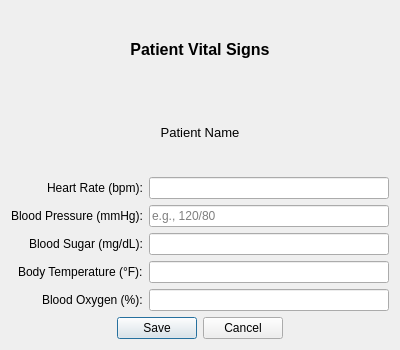
<?xml version="1.0" encoding="UTF-8"?>
<ui version="4.0">
 <class>VitalsDialog</class>
 <widget class="QDialog" name="VitalsDialog">
  <property name="geometry">
   <rect>
    <x>0</x>
    <y>0</y>
    <width>400</width>
    <height>350</height>
   </rect>
  </property>
  <property name="windowTitle">
   <string>Record Vitals</string>
  </property>
  <layout class="QVBoxLayout" name="verticalLayout">
   <item>
    <widget class="QLabel" name="titleLabel">
     <property name="font">
      <font>
       <pointsize>12</pointsize>
       <bold>true</bold>
      </font>
     </property>
     <property name="text">
      <string>Patient Vital Signs</string>
     </property>
     <property name="alignment">
      <set>Qt::AlignmentFlag::AlignCenter</set>
     </property>
    </widget>
   </item>
   <item>
    <widget class="QLabel" name="patientNameLabel">
     <property name="font">
      <font>
       <pointsize>10</pointsize>
      </font>
     </property>
     <property name="text">
      <string>Patient Name</string>
     </property>
     <property name="alignment">
      <set>Qt::AlignmentFlag::AlignCenter</set>
     </property>
    </widget>
   </item>
   <item>
    <layout class="QFormLayout" name="formLayout">
     <property name="labelAlignment">
      <set>Qt::AlignmentFlag::AlignRight|Qt::AlignmentFlag::AlignTrailing|Qt::AlignmentFlag::AlignVCenter</set>
     </property>
     <item row="0" column="0">
      <widget class="QLabel" name="heartRateLabel">
       <property name="text">
        <string>Heart Rate (bpm):</string>
       </property>
      </widget>
     </item>
     <item row="0" column="1">
      <widget class="QLineEdit" name="heartRateInput"/>
     </item>
     <item row="1" column="0">
      <widget class="QLabel" name="bloodPressureLabel">
       <property name="text">
        <string>Blood Pressure (mmHg):</string>
       </property>
      </widget>
     </item>
     <item row="1" column="1">
      <widget class="QLineEdit" name="bloodPressureInput">
       <property name="placeholderText">
        <string>e.g., 120/80</string>
       </property>
      </widget>
     </item>
     <item row="2" column="0">
      <widget class="QLabel" name="bloodSugarLabel">
       <property name="text">
        <string>Blood Sugar (mg/dL):</string>
       </property>
      </widget>
     </item>
     <item row="2" column="1">
      <widget class="QLineEdit" name="bloodSugarInput"/>
     </item>
     <item row="3" column="0">
      <widget class="QLabel" name="temperatureLabel">
       <property name="text">
        <string>Body Temperature (°F):</string>
       </property>
      </widget>
     </item>
     <item row="3" column="1">
      <widget class="QLineEdit" name="temperatureInput"/>
     </item>
     <item row="4" column="0">
      <widget class="QLabel" name="oxygenLabel">
       <property name="text">
        <string>Blood Oxygen (%):</string>
       </property>
      </widget>
     </item>
     <item row="4" column="1">
      <widget class="QLineEdit" name="oxygenInput"/>
     </item>
    </layout>
   </item>
   <item>
    <layout class="QHBoxLayout" name="horizontalLayout">
     <item>
      <spacer name="horizontalSpacer">
       <property name="orientation">
        <enum>Qt::Orientation::Horizontal</enum>
       </property>
       <property name="sizeHint" stdset="0">
        <size>
         <width>40</width>
         <height>20</height>
        </size>
       </property>
      </spacer>
     </item>
     <item>
      <widget class="QPushButton" name="saveButton">
       <property name="text">
        <string>Save</string>
       </property>
      </widget>
     </item>
     <item>
      <widget class="QPushButton" name="cancelButton">
       <property name="text">
        <string>Cancel</string>
       </property>
      </widget>
     </item>
     <item>
      <spacer name="horizontalSpacer_2">
       <property name="orientation">
        <enum>Qt::Orientation::Horizontal</enum>
       </property>
       <property name="sizeHint" stdset="0">
        <size>
         <width>40</width>
         <height>20</height>
        </size>
       </property>
      </spacer>
     </item>
    </layout>
   </item>
  </layout>
 </widget>
 <resources/>
 <connections/>
</ui>
